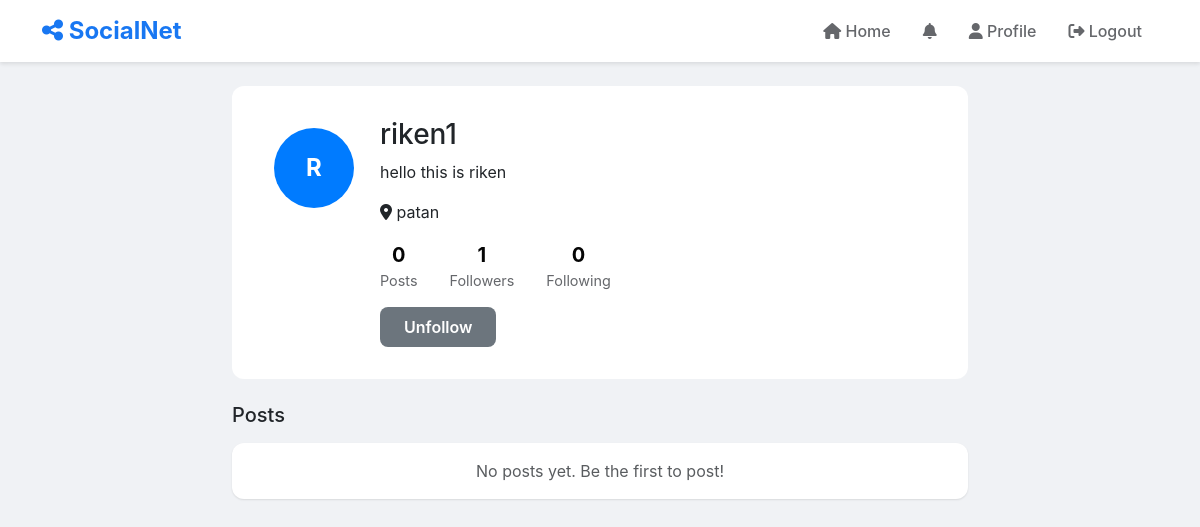
Page /accounts/profile/riken1/ (signed in) on the committed database.
### accounts/models.py (models this page shows, shortened)
class CustomUser(AbstractUser):
    bio=models.TextField(max_length=255,blank=True)
    profile_picture=models.ImageField(upload_to="pic/",blank=True)
    location=models.CharField(max_length=255,blank=True)
    created_at=models.DateTimeField(auto_now_add=True)
    updated_at=models.DateTimeField(auto_now=True)
    def get_followers_count(self):
        return self.followers.count()
    def get_following_count(self):
        return self.following.count()

### accounts/views.py (the view)
# urls.py: path("profile/<str:username>/",profile_view,name="profile"),
def profile_view(request,username):
    profile_user=CustomUser.objects.get(username=username)
    posts=Post.objects.filter(author=profile_user).order_by('-created_at')
    is_following=False
    if Follow.objects.filter(follower=request.user,following=profile_user).exists():
         is_following=True
    context={
        'profile_user':profile_user,
        'posts':posts,
        'is_following':is_following,
        'following_count':profile_user.get_following_count(),
        'followers_count':profile_user.get_followers_count(),
    }
    return render(request,'pages/profile.html',context)

### templates/pages/profile.html (shortened to what this page needs)
{% extends 'components/base.html' %}
{% block content %}
<div class="row">
    <div class="col-md-8 mx-auto">
        <div class="profile-header">
            <div class="d-flex align-items-start gap-3">
                <div class="profile-pic profile-pic-large">
                {% if profile_user.profile_picture %}
                    <img src="{{ profile_user.profile_picture.url }}" class="rounded-circle" style="width: 80px; height: 80px; object-fit: cover;">
                {% else %}
                    <div style="width: 80px; height: 80px; background-color: #007bff; border-radius: 50%; display: flex; align-items: center; justify-content: center; color: white; font-size: 24px; font-weight: bold;">{{ profile_user.username.0|upper }}</div>
                {% endif %}
                </div>
                <div class="flex-grow-1">
                    <h3>{{ profile_user.username }}</h3>
                    {% if profile_user.bio %}
                    <p>{{ profile_user.bio }}</p>
                    {% else %}
                    <p class="text-muted">No bio available.</p>
                    {% endif %}
                    {% if profile_user.location %}
                    <p><i class="fas fa-map-marker-alt"></i> {{ profile_user.location }}</p>
                    {% endif %}
                    <div class="profile-stats">
                        <div class="stat-item">
                            <div class="stat-value">{{ posts.count }}</div>
                            <div class="stat-label">Posts</div>
                        </div>
                        <div class="stat-item">
                            <div class="stat-value">{{ followers_count }}</div>
                            <div class="stat-label">Followers</div>
                        </div>
                        <div class="stat-item">
                            <div class="stat-value">{{ following_count }}</div>
                            <div class="stat-label">Following</div>
                        </div>
                    </div>
                    <div class="mt-3">
                        {% if profile_user == user %}
                        <a href="{% url 'edit_profile'%}" class="btn btn-primary">Edit Profile</a>
                        {% else %}
                        <form method="post" action="{% url 'follow_toggle' profile_user.username %}" style="display:inline;">
                            <button type="submit" class="follow-btn btn {% if is_following %}btn-secondary{% else %}btn-primary{% endif %}">
                                {% if is_following %}Unfollow{% else %}Follow{% endif %}
                            </button>
                        </form>
                        {% endif %}
                    </div>
                </div>
            </div>
        </div>
        <h5 class="mt-4 mb-3">Posts</h5>
        {% for post in posts %}
        <div class="post-card card">
    <div class="post-header">
        <div class="profile-pic">
        {% if post.author.profile_picture %}
            <a href="{% url 'profile' post.author.username %}"><img src="{{ post.author.profile_picture.url }}" class="rounded-circle" style="width: 40px; height: 40px; object-fit: cover;">
                </a>
        {% else %}
            {{ post.author.username }}
        {% endif %}
        </div>
        <div class="flex-grow-1">
            <a href="" class="post-author">
               <a href="{% url 'profile' post.author.username %}"> {{ post.author.username }}</a>
            </a>
            <div class="post-time">{{ post.created_at|timesince }} ago {% if post.is_edited %}(edited){% endif %}</div>
        </div>
        {% if post.author == user %}
        <div class="dropdown">
            <button class="btn btn-sm" data-bs-toggle="dropdown">
                <i class="fas fa-ellipsis-h"></i>
            </button>
            <ul class="dropdown-menu">
                <li><a class="dropdown-item" href="{% url 'edit_post' post.id %}">Edit</a></li>
                <li>
                    <form method="post" action="{% url 'delete_post' post.id %}">
                        {% csrf_token %}
                        <button type="submit" class="dropdown-item text-danger"
                                onclick="return confirm('Delete this post?')">Delete</button>
                    </form>
                </li>
            </ul>
        </div>
        {% endif %}
    </div>
    <div class="post-content">
        {{ post.content }}
    </div>
        {% if post.image %}
        <img src="{{ post.image.url }}" class="post-image" alt="Post image">
        {% endif %}
    <div class="post-stats">
        <span>{{ post.total_likes }} likes</span>
        <span>{{ post.total_comments }} comments</span>
    </div>
    <div class="post-actions">
        <form method="post" action="{% url 'like_post' post.id %}" style="flex:1;">
            {% csrf_token %}
            <button type="submit" class="action-btn {% if post.id in users_likes %}liked{% endif %}">
                <i class="fa{% if post.id in users_likes %}s{% else %}r{% endif %} fa-heart"></i>
                Like
            </button>
        </form>
        <button class="action-btn" onclick="toggleComments({{ post.id }})">
            <i class="far fa-comment"></i>
            Comment
        </button>
    </div>
    <div class="comment-section" id="comments-{{ post.id }}" style="display:none;">
        <form method="post" action="{% url 'comment_post' post.id %}" class="mt-2">
            {% csrf_token %}
            <input type="text" name="content" class="comment-input"
                   placeholder="Write a comment..." required>
        </form>
        {% for comment in post.comments.all %}
        <div class="comment-item">
            <div class="d-flex justify-content-between">
                <div class="flex-grow-1">
                    <span class="comment-author">{{ comment.author.username }}</span>
                    <div class="comment-text">{{ comment.content }}</div>
                </div>
                {% if comment.author == user %}
                <form method="post" action="{% url 'delete_comment' comment.id %}">
                    {% csrf_token %}
                    <button type="submit" class="btn btn-sm btn-link text-danger"
                            onclick="return confirm('Delete comment?')">
                        <i class="fas fa-trash"></i>
                    </button>
                </form>
                {% endif %}
            </div>
        </div>
        {% endfor %}
    </div>
</div>
        {% empty %}
        <div class="card">
            <div class="card-body text-center text-muted">
                No posts yet. Be the first to post!
            </div>
        </div>
        {% endfor %}
    </div>
</div>
{% endblock %}

### templates/components/base.html (style rules this page uses)
:root { --primary-color: #1877f2; --secondary-color: #42b72a; --bg-color: #f0f2f5; --card-bg: #ffffff; --text-primary: #050505; --text-secondary: #65676b; --border-color: #e4e6eb; }
body { background-color: var(--bg-color); font-family: -apple-system, BlinkMacSystemFont, 'Segoe UI', Roboto, Oxygen, Ubuntu, Cantarell, sans-serif; }
.card { border: none; border-radius: 12px; box-shadow: 0 1px 2px rgba(0,0,0,0.1); margin-bottom: 1rem; }
.profile-pic { width: 40px; height: 40px; border-radius: 50%; display: flex; align-items: center; justify-content: center; color: white; font-weight: bold; }
.profile-pic-large { width: 100px; height: 100px; font-size: 2rem; }
.follow-btn { padding: 0.5rem 1.5rem; border-radius: 8px; font-weight: 600; border: none; }
.profile-header { background: white; border-radius: 12px; padding: 2rem; margin-bottom: 1rem; }
.profile-stats { display: flex; gap: 2rem; margin-top: 1rem; }
.stat-item { text-align: center; }
.stat-value { font-size: 1.25rem; font-weight: bold; color: var(--text-primary); }
.stat-label { font-size: 0.9rem; color: var(--text-secondary); }

### rows in the picture
CustomUser: username.0 "R", username "riken1", bio "hello this is riken", location "patan"

### other values in the picture
{{ posts.count }} "0"
{{ followers_count }} "1"
{{ following_count }} "0"
